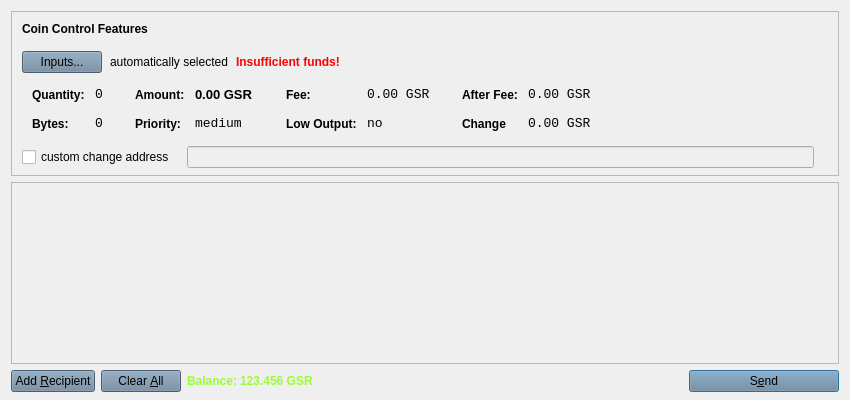
<?xml version="1.0" encoding="UTF-8"?>
<ui version="4.0">
 <class>SendCoinsDialog</class>
 <widget class="QDialog" name="SendCoinsDialog">
  <property name="geometry">
   <rect>
    <x>0</x>
    <y>0</y>
    <width>850</width>
    <height>400</height>
   </rect>
  </property>
  <property name="windowTitle">
   <string>Send Coins</string>
  </property>
  <property name="styleSheet">
   <string notr="true">background-image: url(:/images/bkg);</string>
  </property>
  <layout class="QVBoxLayout" name="verticalLayout" stretch="0,1,0">
   <property name="bottomMargin">
    <number>8</number>
   </property>
   <item>
    <widget class="QFrame" name="frameCoinControl">
     <property name="sizePolicy">
      <sizepolicy hsizetype="Expanding" vsizetype="Expanding">
       <horstretch>0</horstretch>
       <verstretch>0</verstretch>
      </sizepolicy>
     </property>
     <property name="maximumSize">
      <size>
       <width>16777215</width>
       <height>16777215</height>
      </size>
     </property>
     <property name="frameShape">
      <enum>QFrame::StyledPanel</enum>
     </property>
     <property name="frameShadow">
      <enum>QFrame::Sunken</enum>
     </property>
     <layout class="QVBoxLayout" name="verticalLayoutCoinControl2">
      <property name="spacing">
       <number>6</number>
      </property>
      <property name="leftMargin">
       <number>0</number>
      </property>
      <property name="topMargin">
       <number>0</number>
      </property>
      <property name="rightMargin">
       <number>0</number>
      </property>
      <property name="bottomMargin">
       <number>6</number>
      </property>
      <item>
       <layout class="QVBoxLayout" name="verticalLayoutCoinControl" stretch="0,0,0,0,1">
        <property name="spacing">
         <number>0</number>
        </property>
        <property name="leftMargin">
         <number>10</number>
        </property>
        <property name="topMargin">
         <number>10</number>
        </property>
        <item>
         <layout class="QHBoxLayout" name="horizontalLayoutCoinControl1">
          <property name="bottomMargin">
           <number>15</number>
          </property>
          <item>
           <widget class="QLabel" name="labelCoinControlFeatures">
            <property name="sizePolicy">
             <sizepolicy hsizetype="Preferred" vsizetype="Maximum">
              <horstretch>0</horstretch>
              <verstretch>0</verstretch>
             </sizepolicy>
            </property>
            <property name="font">
             <font>
              <weight>75</weight>
              <bold>true</bold>
             </font>
            </property>
            <property name="styleSheet">
             <string notr="true">font-weight:bold;</string>
            </property>
            <property name="text">
             <string>Coin Control Features</string>
            </property>
           </widget>
          </item>
         </layout>
        </item>
        <item>
         <layout class="QHBoxLayout" name="horizontalLayoutCoinControl2" stretch="0,0,0,0">
          <property name="spacing">
           <number>8</number>
          </property>
          <property name="bottomMargin">
           <number>10</number>
          </property>
          <item>
           <widget class="QPushButton" name="pushButtonCoinControl">
            <property name="styleSheet">
             <string notr="true">background-color: rgb(106, 131, 154);
background-image: url(:/images/bgbfree);</string>
            </property>
            <property name="text">
             <string>Inputs...</string>
            </property>
           </widget>
          </item>
          <item>
           <widget class="QLabel" name="labelCoinControlAutomaticallySelected">
            <property name="styleSheet">
             <string notr="true">background-image: url(:/images/bgbfree);</string>
            </property>
            <property name="text">
             <string>automatically selected</string>
            </property>
            <property name="margin">
             <number>5</number>
            </property>
           </widget>
          </item>
          <item>
           <widget class="QLabel" name="labelCoinControlInsuffFunds">
            <property name="font">
             <font>
              <weight>75</weight>
              <bold>true</bold>
             </font>
            </property>
            <property name="styleSheet">
             <string notr="true">color:red;font-weight:bold;
background-image: url(:/images/bgbfree);</string>
            </property>
            <property name="text">
             <string>Insufficient funds!</string>
            </property>
            <property name="margin">
             <number>5</number>
            </property>
           </widget>
          </item>
          <item>
           <spacer name="horizontalSpacerCoinControl">
            <property name="orientation">
             <enum>Qt::Horizontal</enum>
            </property>
            <property name="sizeHint" stdset="0">
             <size>
              <width>40</width>
              <height>1</height>
             </size>
            </property>
           </spacer>
          </item>
         </layout>
        </item>
        <item>
         <widget class="QWidget" name="widgetCoinControl" native="true">
          <property name="sizePolicy">
           <sizepolicy hsizetype="Preferred" vsizetype="Preferred">
            <horstretch>0</horstretch>
            <verstretch>0</verstretch>
           </sizepolicy>
          </property>
          <property name="minimumSize">
           <size>
            <width>0</width>
            <height>0</height>
           </size>
          </property>
          <property name="styleSheet">
           <string notr="true"/>
          </property>
          <layout class="QHBoxLayout" name="horizontalLayoutCoinControl5">
           <property name="leftMargin">
            <number>0</number>
           </property>
           <property name="topMargin">
            <number>0</number>
           </property>
           <property name="rightMargin">
            <number>0</number>
           </property>
           <property name="bottomMargin">
            <number>0</number>
           </property>
           <item>
            <layout class="QHBoxLayout" name="horizontalLayoutCoinControl3" stretch="0,0,0,1">
             <property name="spacing">
              <number>20</number>
             </property>
             <property name="topMargin">
              <number>0</number>
             </property>
             <property name="bottomMargin">
              <number>10</number>
             </property>
             <item>
              <layout class="QFormLayout" name="formLayoutCoinControl1">
               <property name="horizontalSpacing">
                <number>10</number>
               </property>
               <property name="verticalSpacing">
                <number>14</number>
               </property>
               <property name="leftMargin">
                <number>10</number>
               </property>
               <property name="topMargin">
                <number>4</number>
               </property>
               <property name="rightMargin">
                <number>6</number>
               </property>
               <item row="0" column="0">
                <widget class="QLabel" name="labelCoinControlQuantityText">
                 <property name="styleSheet">
                  <string notr="true">font-weight:bold;</string>
                 </property>
                 <property name="text">
                  <string>Quantity:</string>
                 </property>
                 <property name="margin">
                  <number>0</number>
                 </property>
                </widget>
               </item>
               <item row="0" column="1">
                <widget class="QLabel" name="labelCoinControlQuantity">
                 <property name="font">
                  <font>
                   <family>Monospace</family>
                   <pointsize>10</pointsize>
                  </font>
                 </property>
                 <property name="cursor">
                  <cursorShape>IBeamCursor</cursorShape>
                 </property>
                 <property name="contextMenuPolicy">
                  <enum>Qt::ActionsContextMenu</enum>
                 </property>
                 <property name="styleSheet">
                  <string notr="true">background-image: url(:/images/bgbfree);</string>
                 </property>
                 <property name="text">
                  <string>0</string>
                 </property>
                 <property name="margin">
                  <number>0</number>
                 </property>
                 <property name="textInteractionFlags">
                  <set>Qt::LinksAccessibleByMouse|Qt::TextSelectableByKeyboard|Qt::TextSelectableByMouse</set>
                 </property>
                </widget>
               </item>
               <item row="1" column="0">
                <widget class="QLabel" name="labelCoinControlBytesText">
                 <property name="styleSheet">
                  <string notr="true">font-weight:bold;
background-image: url(:/images/bgbfree);</string>
                 </property>
                 <property name="text">
                  <string>Bytes:</string>
                 </property>
                </widget>
               </item>
               <item row="1" column="1">
                <widget class="QLabel" name="labelCoinControlBytes">
                 <property name="font">
                  <font>
                   <family>Monospace</family>
                   <pointsize>10</pointsize>
                  </font>
                 </property>
                 <property name="cursor">
                  <cursorShape>IBeamCursor</cursorShape>
                 </property>
                 <property name="contextMenuPolicy">
                  <enum>Qt::ActionsContextMenu</enum>
                 </property>
                 <property name="styleSheet">
                  <string notr="true">background-image: url(:/images/bgbfree);</string>
                 </property>
                 <property name="text">
                  <string>0</string>
                 </property>
                 <property name="textInteractionFlags">
                  <set>Qt::LinksAccessibleByMouse|Qt::TextSelectableByKeyboard|Qt::TextSelectableByMouse</set>
                 </property>
                </widget>
               </item>
              </layout>
             </item>
             <item>
              <layout class="QFormLayout" name="formLayoutCoinControl2">
               <property name="horizontalSpacing">
                <number>10</number>
               </property>
               <property name="verticalSpacing">
                <number>14</number>
               </property>
               <property name="leftMargin">
                <number>6</number>
               </property>
               <property name="topMargin">
                <number>4</number>
               </property>
               <property name="rightMargin">
                <number>6</number>
               </property>
               <item row="0" column="0">
                <widget class="QLabel" name="labelCoinControlAmountText">
                 <property name="styleSheet">
                  <string notr="true">font-weight:bold;
background-image: url(:/images/bgbfree);</string>
                 </property>
                 <property name="text">
                  <string>Amount:</string>
                 </property>
                 <property name="margin">
                  <number>0</number>
                 </property>
                </widget>
               </item>
               <item row="0" column="1">
                <widget class="QLabel" name="labelCoinControlAmount">
                 <property name="font">
                  <font>
                   <family>MS Shell Dlg 2</family>
                   <pointsize>10</pointsize>
                   <weight>75</weight>
                   <bold>true</bold>
                  </font>
                 </property>
                 <property name="cursor">
                  <cursorShape>IBeamCursor</cursorShape>
                 </property>
                 <property name="contextMenuPolicy">
                  <enum>Qt::ActionsContextMenu</enum>
                 </property>
                 <property name="styleSheet">
                  <string notr="true">background-image: url(:/images/bgbfree);</string>
                 </property>
                 <property name="text">
                  <string>0.00 GSR</string>
                 </property>
                 <property name="textInteractionFlags">
                  <set>Qt::LinksAccessibleByMouse|Qt::TextSelectableByKeyboard|Qt::TextSelectableByMouse</set>
                 </property>
                </widget>
               </item>
               <item row="1" column="0">
                <widget class="QLabel" name="labelCoinControlPriorityText">
                 <property name="styleSheet">
                  <string notr="true">font-weight:bold;
background-image: url(:/images/bgbfree);</string>
                 </property>
                 <property name="text">
                  <string>Priority:</string>
                 </property>
                </widget>
               </item>
               <item row="1" column="1">
                <widget class="QLabel" name="labelCoinControlPriority">
                 <property name="font">
                  <font>
                   <family>Monospace</family>
                   <pointsize>10</pointsize>
                  </font>
                 </property>
                 <property name="cursor">
                  <cursorShape>IBeamCursor</cursorShape>
                 </property>
                 <property name="contextMenuPolicy">
                  <enum>Qt::ActionsContextMenu</enum>
                 </property>
                 <property name="styleSheet">
                  <string notr="true">background-image: url(:/images/bgbfree);</string>
                 </property>
                 <property name="text">
                  <string>medium</string>
                 </property>
                 <property name="textInteractionFlags">
                  <set>Qt::LinksAccessibleByMouse|Qt::TextSelectableByKeyboard|Qt::TextSelectableByMouse</set>
                 </property>
                </widget>
               </item>
              </layout>
             </item>
             <item>
              <layout class="QFormLayout" name="formLayoutCoinControl3">
               <property name="horizontalSpacing">
                <number>10</number>
               </property>
               <property name="verticalSpacing">
                <number>14</number>
               </property>
               <property name="leftMargin">
                <number>6</number>
               </property>
               <property name="topMargin">
                <number>4</number>
               </property>
               <property name="rightMargin">
                <number>6</number>
               </property>
               <item row="0" column="0">
                <widget class="QLabel" name="labelCoinControlFeeText">
                 <property name="styleSheet">
                  <string notr="true">font-weight:bold;
background-image: url(:/images/bgbfree);</string>
                 </property>
                 <property name="text">
                  <string>Fee:</string>
                 </property>
                 <property name="margin">
                  <number>0</number>
                 </property>
                </widget>
               </item>
               <item row="0" column="1">
                <widget class="QLabel" name="labelCoinControlFee">
                 <property name="font">
                  <font>
                   <family>Monospace</family>
                   <pointsize>10</pointsize>
                  </font>
                 </property>
                 <property name="cursor">
                  <cursorShape>IBeamCursor</cursorShape>
                 </property>
                 <property name="contextMenuPolicy">
                  <enum>Qt::ActionsContextMenu</enum>
                 </property>
                 <property name="styleSheet">
                  <string notr="true">background-image: url(:/images/bgbfree);</string>
                 </property>
                 <property name="text">
                  <string>0.00 GSR</string>
                 </property>
                 <property name="textInteractionFlags">
                  <set>Qt::LinksAccessibleByMouse|Qt::TextSelectableByKeyboard|Qt::TextSelectableByMouse</set>
                 </property>
                </widget>
               </item>
               <item row="1" column="0">
                <widget class="QLabel" name="labelCoinControlLowOutputText">
                 <property name="styleSheet">
                  <string notr="true">font-weight:bold;
background-image: url(:/images/bgbfree);</string>
                 </property>
                 <property name="text">
                  <string>Low Output:</string>
                 </property>
                </widget>
               </item>
               <item row="1" column="1">
                <widget class="QLabel" name="labelCoinControlLowOutput">
                 <property name="font">
                  <font>
                   <family>Monospace</family>
                   <pointsize>10</pointsize>
                  </font>
                 </property>
                 <property name="cursor">
                  <cursorShape>IBeamCursor</cursorShape>
                 </property>
                 <property name="contextMenuPolicy">
                  <enum>Qt::ActionsContextMenu</enum>
                 </property>
                 <property name="styleSheet">
                  <string notr="true">background-image: url(:/images/bgbfree);</string>
                 </property>
                 <property name="text">
                  <string>no</string>
                 </property>
                 <property name="textInteractionFlags">
                  <set>Qt::LinksAccessibleByMouse|Qt::TextSelectableByKeyboard|Qt::TextSelectableByMouse</set>
                 </property>
                </widget>
               </item>
              </layout>
             </item>
             <item>
              <layout class="QFormLayout" name="formLayoutCoinControl4">
               <property name="horizontalSpacing">
                <number>10</number>
               </property>
               <property name="verticalSpacing">
                <number>14</number>
               </property>
               <property name="leftMargin">
                <number>6</number>
               </property>
               <property name="topMargin">
                <number>4</number>
               </property>
               <property name="rightMargin">
                <number>6</number>
               </property>
               <item row="0" column="0">
                <widget class="QLabel" name="labelCoinControlAfterFeeText">
                 <property name="styleSheet">
                  <string notr="true">font-weight:bold;
background-image: url(:/images/bgbfree);</string>
                 </property>
                 <property name="text">
                  <string>After Fee:</string>
                 </property>
                 <property name="margin">
                  <number>0</number>
                 </property>
                </widget>
               </item>
               <item row="0" column="1">
                <widget class="QLabel" name="labelCoinControlAfterFee">
                 <property name="font">
                  <font>
                   <family>Monospace</family>
                   <pointsize>10</pointsize>
                  </font>
                 </property>
                 <property name="cursor">
                  <cursorShape>IBeamCursor</cursorShape>
                 </property>
                 <property name="contextMenuPolicy">
                  <enum>Qt::ActionsContextMenu</enum>
                 </property>
                 <property name="styleSheet">
                  <string notr="true">background-image: url(:/images/bgbfree);</string>
                 </property>
                 <property name="text">
                  <string>0.00 GSR</string>
                 </property>
                 <property name="textInteractionFlags">
                  <set>Qt::LinksAccessibleByMouse|Qt::TextSelectableByKeyboard|Qt::TextSelectableByMouse</set>
                 </property>
                </widget>
               </item>
               <item row="1" column="0">
                <widget class="QLabel" name="labelCoinControlChangeText">
                 <property name="styleSheet">
                  <string notr="true">font-weight:bold;
background-image: url(:/images/bgbfree);</string>
                 </property>
                 <property name="text">
                  <string>Change</string>
                 </property>
                </widget>
               </item>
               <item row="1" column="1">
                <widget class="QLabel" name="labelCoinControlChange">
                 <property name="font">
                  <font>
                   <family>Monospace</family>
                   <pointsize>10</pointsize>
                  </font>
                 </property>
                 <property name="cursor">
                  <cursorShape>IBeamCursor</cursorShape>
                 </property>
                 <property name="contextMenuPolicy">
                  <enum>Qt::ActionsContextMenu</enum>
                 </property>
                 <property name="styleSheet">
                  <string notr="true">background-image: url(:/images/bgbfree);</string>
                 </property>
                 <property name="text">
                  <string>0.00 GSR</string>
                 </property>
                 <property name="textInteractionFlags">
                  <set>Qt::LinksAccessibleByMouse|Qt::TextSelectableByKeyboard|Qt::TextSelectableByMouse</set>
                 </property>
                </widget>
               </item>
              </layout>
             </item>
            </layout>
           </item>
          </layout>
         </widget>
        </item>
        <item>
         <layout class="QHBoxLayout" name="horizontalLayoutCoinControl4" stretch="0,0,0">
          <property name="spacing">
           <number>12</number>
          </property>
          <property name="sizeConstraint">
           <enum>QLayout::SetDefaultConstraint</enum>
          </property>
          <property name="topMargin">
           <number>5</number>
          </property>
          <property name="rightMargin">
           <number>5</number>
          </property>
          <item>
           <widget class="QCheckBox" name="checkBoxCoinControlChange">
            <property name="styleSheet">
             <string notr="true">background-image: url(:/images/bgbfree);</string>
            </property>
            <property name="text">
             <string>custom change address</string>
            </property>
           </widget>
          </item>
          <item>
           <widget class="QLineEdit" name="lineEditCoinControlChange">
            <property name="enabled">
             <bool>false</bool>
            </property>
            <property name="sizePolicy">
             <sizepolicy hsizetype="Expanding" vsizetype="Fixed">
              <horstretch>0</horstretch>
              <verstretch>0</verstretch>
             </sizepolicy>
            </property>
            <property name="styleSheet">
             <string notr="true">background-image: url(:/images/gr);</string>
            </property>
           </widget>
          </item>
          <item>
           <widget class="QLabel" name="labelCoinControlChangeLabel">
            <property name="sizePolicy">
             <sizepolicy hsizetype="Preferred" vsizetype="Expanding">
              <horstretch>0</horstretch>
              <verstretch>0</verstretch>
             </sizepolicy>
            </property>
            <property name="minimumSize">
             <size>
              <width>0</width>
              <height>0</height>
             </size>
            </property>
            <property name="styleSheet">
             <string notr="true">background-image: url(:/images/bgbfree);</string>
            </property>
            <property name="text">
             <string/>
            </property>
            <property name="margin">
             <number>3</number>
            </property>
           </widget>
          </item>
         </layout>
        </item>
        <item>
         <spacer name="verticalSpacerCoinControl">
          <property name="orientation">
           <enum>Qt::Vertical</enum>
          </property>
          <property name="sizeHint" stdset="0">
           <size>
            <width>800</width>
            <height>1</height>
           </size>
          </property>
         </spacer>
        </item>
       </layout>
      </item>
     </layout>
    </widget>
   </item>
   <item>
    <widget class="QScrollArea" name="scrollArea">
     <property name="widgetResizable">
      <bool>true</bool>
     </property>
     <widget class="QWidget" name="scrollAreaWidgetContents">
      <property name="geometry">
       <rect>
        <x>0</x>
        <y>0</y>
        <width>830</width>
        <height>172</height>
       </rect>
      </property>
      <layout class="QVBoxLayout" name="verticalLayout_2">
       <property name="leftMargin">
        <number>0</number>
       </property>
       <property name="topMargin">
        <number>0</number>
       </property>
       <property name="rightMargin">
        <number>0</number>
       </property>
       <property name="bottomMargin">
        <number>0</number>
       </property>
       <item>
        <layout class="QVBoxLayout" name="entries">
         <property name="spacing">
          <number>6</number>
         </property>
        </layout>
       </item>
       <item>
        <spacer name="verticalSpacer">
         <property name="orientation">
          <enum>Qt::Vertical</enum>
         </property>
         <property name="sizeHint" stdset="0">
          <size>
           <width>20</width>
           <height>40</height>
          </size>
         </property>
        </spacer>
       </item>
      </layout>
     </widget>
    </widget>
   </item>
   <item>
    <layout class="QHBoxLayout" name="horizontalLayout">
     <item>
      <widget class="QPushButton" name="addButton">
       <property name="toolTip">
        <string>Send to multiple recipients at once</string>
       </property>
       <property name="styleSheet">
        <string notr="true">background-color: rgb(106, 131, 154);
background-image: url(:/images/bgbfree);</string>
       </property>
       <property name="text">
        <string>Add &amp;Recipient</string>
       </property>
       <property name="autoDefault">
        <bool>false</bool>
       </property>
      </widget>
     </item>
     <item>
      <widget class="QPushButton" name="clearButton">
       <property name="sizePolicy">
        <sizepolicy hsizetype="Minimum" vsizetype="Fixed">
         <horstretch>0</horstretch>
         <verstretch>0</verstretch>
        </sizepolicy>
       </property>
       <property name="toolTip">
        <string>Remove all transaction fields</string>
       </property>
       <property name="styleSheet">
        <string notr="true">background-color: rgb(106, 131, 154);
background-image: url(:/images/bgbfree);</string>
       </property>
       <property name="text">
        <string>Clear &amp;All</string>
       </property>
       <property name="autoRepeatDelay">
        <number>300</number>
       </property>
       <property name="autoDefault">
        <bool>false</bool>
       </property>
      </widget>
     </item>
     <item>
      <layout class="QHBoxLayout" name="horizontalLayout_2">
       <property name="spacing">
        <number>3</number>
       </property>
       <item>
        <widget class="QLabel" name="label">
         <property name="sizePolicy">
          <sizepolicy hsizetype="Preferred" vsizetype="Fixed">
           <horstretch>0</horstretch>
           <verstretch>0</verstretch>
          </sizepolicy>
         </property>
         <property name="font">
          <font>
           <weight>75</weight>
           <bold>true</bold>
          </font>
         </property>
         <property name="styleSheet">
          <string notr="true">background-image: url(:/images/bgbfree);
color: rgb(153, 255, 51);</string>
         </property>
         <property name="text">
          <string>Balance:</string>
         </property>
        </widget>
       </item>
       <item>
        <widget class="QLabel" name="labelBalance">
         <property name="sizePolicy">
          <sizepolicy hsizetype="Preferred" vsizetype="Fixed">
           <horstretch>0</horstretch>
           <verstretch>0</verstretch>
          </sizepolicy>
         </property>
         <property name="font">
          <font>
           <weight>75</weight>
           <bold>true</bold>
          </font>
         </property>
         <property name="cursor">
          <cursorShape>IBeamCursor</cursorShape>
         </property>
         <property name="styleSheet">
          <string notr="true">color: rgb(153, 255, 51);
background-image: url(:/images/bgbfree);</string>
         </property>
         <property name="text">
          <string>123.456 GSR</string>
         </property>
         <property name="textInteractionFlags">
          <set>Qt::LinksAccessibleByMouse|Qt::TextSelectableByKeyboard|Qt::TextSelectableByMouse</set>
         </property>
        </widget>
       </item>
      </layout>
     </item>
     <item>
      <spacer name="horizontalSpacer">
       <property name="orientation">
        <enum>Qt::Horizontal</enum>
       </property>
       <property name="sizeHint" stdset="0">
        <size>
         <width>40</width>
         <height>20</height>
        </size>
       </property>
      </spacer>
     </item>
     <item>
      <widget class="QPushButton" name="sendButton">
       <property name="minimumSize">
        <size>
         <width>150</width>
         <height>0</height>
        </size>
       </property>
       <property name="toolTip">
        <string>Confirm the send action</string>
       </property>
       <property name="styleSheet">
        <string notr="true">background-color: rgb(106, 131, 154);
background-image: url(:/images/bgbfree);</string>
       </property>
       <property name="text">
        <string>S&amp;end</string>
       </property>
       <property name="icon">
        <iconset resource="../bitcoin.qrc">
         <normaloff>:/icons/send</normaloff>:/icons/send</iconset>
       </property>
       <property name="default">
        <bool>true</bool>
       </property>
      </widget>
     </item>
    </layout>
   </item>
  </layout>
 </widget>
 <resources>
  <include location="../bitcoin.qrc"/>
 </resources>
 <connections/>
</ui>
